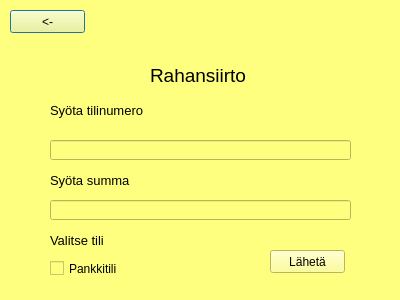
<?xml version="1.0" encoding="UTF-8"?>
<ui version="4.0">
 <class>siirrarahaa</class>
 <widget class="QDialog" name="siirrarahaa">
  <property name="geometry">
   <rect>
    <x>0</x>
    <y>0</y>
    <width>400</width>
    <height>300</height>
   </rect>
  </property>
  <property name="windowTitle">
   <string>Dialog</string>
  </property>
  <property name="styleSheet">
   <string notr="true">background-color:rgb(255, 255, 127)</string>
  </property>
  <widget class="QPushButton" name="pushButton">
   <property name="geometry">
    <rect>
     <x>10</x>
     <y>10</y>
     <width>75</width>
     <height>23</height>
    </rect>
   </property>
   <property name="text">
    <string>&lt;-</string>
   </property>
  </widget>
  <widget class="QLabel" name="label">
   <property name="geometry">
    <rect>
     <x>150</x>
     <y>50</y>
     <width>101</width>
     <height>51</height>
    </rect>
   </property>
   <property name="font">
    <font>
     <pointsize>14</pointsize>
    </font>
   </property>
   <property name="text">
    <string>Rahansiirto</string>
   </property>
  </widget>
  <widget class="QLineEdit" name="lineEdit">
   <property name="geometry">
    <rect>
     <x>50</x>
     <y>140</y>
     <width>301</width>
     <height>20</height>
    </rect>
   </property>
  </widget>
  <widget class="QLabel" name="label_2">
   <property name="geometry">
    <rect>
     <x>50</x>
     <y>100</y>
     <width>171</width>
     <height>21</height>
    </rect>
   </property>
   <property name="font">
    <font>
     <pointsize>10</pointsize>
    </font>
   </property>
   <property name="text">
    <string>Syöta tilinumero</string>
   </property>
  </widget>
  <widget class="QLabel" name="label_3">
   <property name="geometry">
    <rect>
     <x>50</x>
     <y>170</y>
     <width>171</width>
     <height>21</height>
    </rect>
   </property>
   <property name="font">
    <font>
     <pointsize>10</pointsize>
    </font>
   </property>
   <property name="text">
    <string>Syöta summa</string>
   </property>
  </widget>
  <widget class="QLineEdit" name="lineEdit_2">
   <property name="geometry">
    <rect>
     <x>50</x>
     <y>200</y>
     <width>301</width>
     <height>20</height>
    </rect>
   </property>
  </widget>
  <widget class="QCheckBox" name="checkBox">
   <property name="geometry">
    <rect>
     <x>50</x>
     <y>260</y>
     <width>70</width>
     <height>17</height>
    </rect>
   </property>
   <property name="text">
    <string>Pankkitili</string>
   </property>
  </widget>
  <widget class="QLabel" name="label_4">
   <property name="geometry">
    <rect>
     <x>50</x>
     <y>230</y>
     <width>171</width>
     <height>21</height>
    </rect>
   </property>
   <property name="font">
    <font>
     <pointsize>10</pointsize>
    </font>
   </property>
   <property name="text">
    <string>Valitse tili</string>
   </property>
  </widget>
  <widget class="QPushButton" name="pushButton_2">
   <property name="geometry">
    <rect>
     <x>270</x>
     <y>250</y>
     <width>75</width>
     <height>23</height>
    </rect>
   </property>
   <property name="text">
    <string>Lähetä</string>
   </property>
  </widget>
 </widget>
 <resources/>
 <connections/>
</ui>
